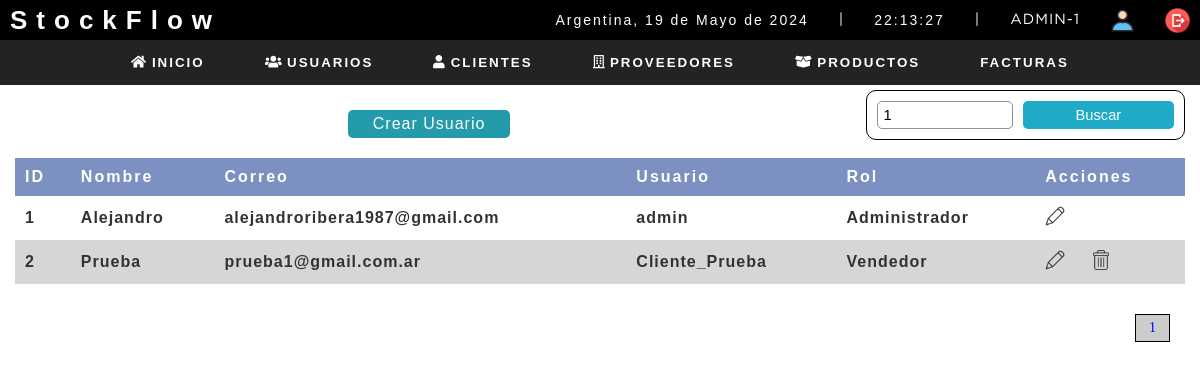
Before: /sistema/buscar_usuario.php?busqueda=1 (signed in) with the older database file.
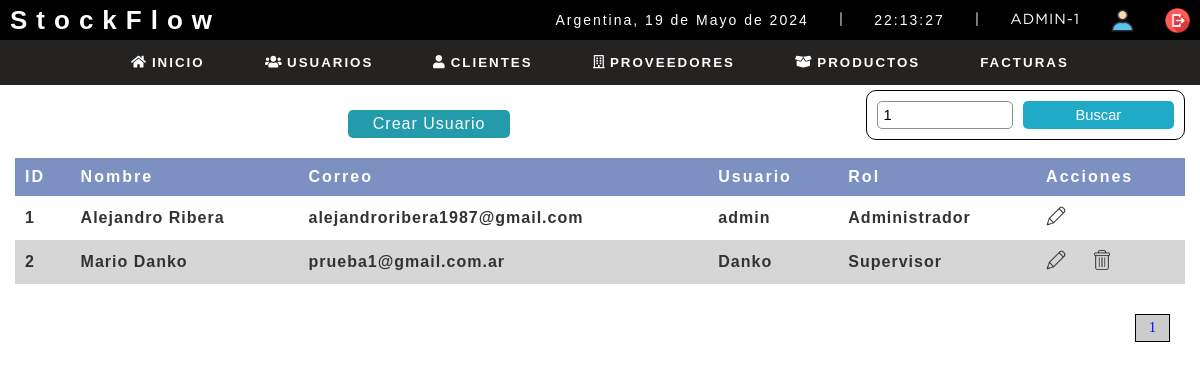
After: the same page with the newer database file.
### tables this page shows
CREATE TABLE `usuario` (
  `idusuario` int(11) NOT NULL,
  `nombre` varchar(50) DEFAULT NULL,
  `correo` varchar(100) DEFAULT NULL,
  `usuario` varchar(15) DEFAULT NULL,
  `clave` varchar(100) DEFAULT NULL,
  `rol` int(11) DEFAULT NULL,
  `estatus` int(11) NOT NULL DEFAULT 1
);

CREATE TABLE `rol` (
  `idrol` int(11) NOT NULL,
  `rol` varchar(20) DEFAULT NULL
);

### sistema/buscar_usuario.php (the view, shortened to what this page needs)
<?php
include "../conexion.php";
?>
<!DOCTYPE html>
<html lang="en">
<head>
	<?php  include "include/scripts.php" ?>
</head>
<body>
	<?php include "include/header.php" ?>
	<section id="container">
        <?php
            $busqueda =strtolower($_REQUEST['busqueda']);
        ?>
		<h1>Lista de Usuarios</h1>
        <a href="registro_usuario.php" class="btn_new">Crear Usuario</a>
        <form action="buscar_usuario.php" method="get" class="form_search">
            <input type="text" name="busqueda" id="busqueda" placeholder="Buscar" value="<?php echo $busqueda; ?>">
            <input type="submit" value="Buscar" class="btn_search">
        </form>
        <table>
            <tr>
                <th>ID</th>
                <th>Nombre</th>
                <th>Correo</th>
                <TH>Usuario</TH>
                <th>Rol</th>
                <th>Acciones</th>
            </tr>
        <?php
            $rol = '';
            $sql_registe = mysqli_query($conection, "SELECT COUNT(*) as total_registro FROM usuario
                                                        WHERE (idusuario LIKE '%$busqueda%' OR
                                                                nombre LIKE '%$busqueda%' OR
                                                                correo LIKE '%$busqueda%' OR
                                                                usuario LIKE '%$busqueda%'
                                                                $rol )
                                                        AND
                                                        estatus = 1;");
            $result_register = mysqli_fetch_array($sql_registe);
            $total_registro = $result_register['total_registro'];
            $por_pagina = 5;
            if(empty($_GET['pagina']))
            {
                $pagina = 1;
            }else{
                $pagina = $_GET['pagina'];
            }
            $desde = ($pagina-1) * $por_pagina;
            $total_paginas = ceil($total_registro / $por_pagina);
            $query = mysqli_query($conection, "SELECT u.idusuario, u.nombre, u.correo, u.usuario, r.rol
                                                FROM usuario u
                                                INNER JOIN rol r ON u.rol = r.idrol
                                                WHERE (u.idusuario LIKE '%$busqueda%' OR
                                                        u.nombre LIKE '%$busqueda%' OR
                                                        u.correo LIKE '%$busqueda%' OR
                                                        u.usuario LIKE '%$busqueda%' OR
                                                        r.rol LIKE '%$busqueda%' )
                                                AND
                                                estatus = 1
                                                LIMIT $desde,$por_pagina
                                                ");
            $result = mysqli_num_rows($query);
            if($result > 0)
            {
                while ($data = mysqli_fetch_array($query)){
        ?>
                <tr>
                    <td><?php echo $data["idusuario"];?></td>
                    <td><?php echo $data["nombre"];?></td>
                    <td><?php echo $data["correo"];?></td>
                    <td><?php echo $data["usuario"];?></td>
                    <td><?php echo $data["rol"];?></td>
                    <td>
                        <a class="link_edit" href="editar_usuario.php?id=<?php echo $data["idusuario"];?>"><img src="img/editar.png" alt=""></a>
                        <?php
                            if($data["idusuario"] != 1)
                            {
                        ?>
                        <a class="link_delete" href="eliminar_confirmar_usuario.php?id=<?php echo $data["idusuario"];?>"><img src="img/eliminar.png" alt="eliminar"></a>
                        <?php
                            }
                        ?>
                    </td>
                </tr>
            <?php
                }
            }
            ?>
        </table>
            <?php
                if($total_registro != 0)
                {
            ?>
        <div class="paginador">
            <ul>
                <?php
                    for($i=1; $i <= $total_paginas; $i++)
                    {
                        if($i == $pagina)
                        {
                            echo '<li class="pageSelected">'.$i.'</li>';
                        }else{
                            echo '<li><a href="?pagina='.$i.'&busqueda='.$busqueda.'">'.$i.'</a></li>';
                        }
                    }
                ?>
            </ul>
        </div>
        <?php
                }
        ?>
	</section>
</body>
</html>

Changed rows visible on the page:
changed usuario "alejandroribera1987@gmail.com": nombre "Alejandro" → "Alejandro Ribera"
changed usuario "prueba1@gmail.com.ar": nombre "Prueba" → "Mario Danko"; usuario "Cliente_Prueba" → "Danko"; rol.rol "Vendedor" → "Supervisor"
